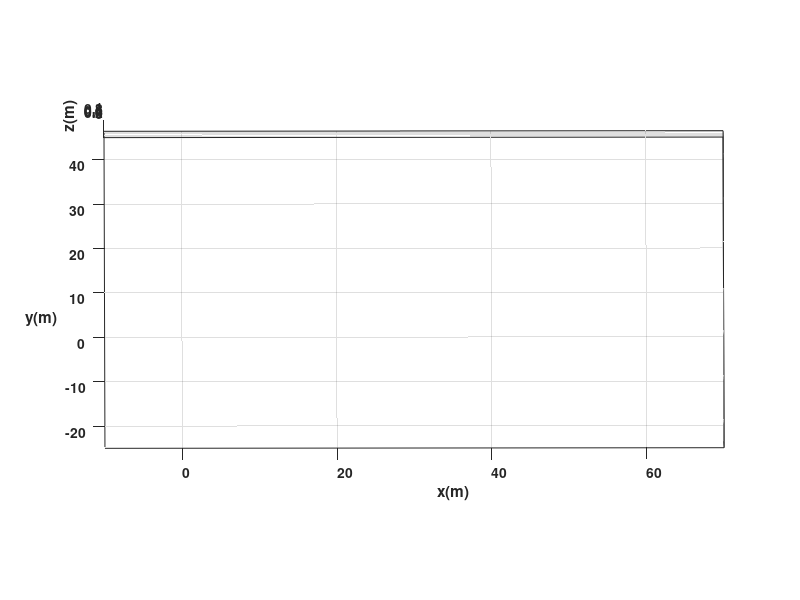

Write MATLAB code to recreate this figure. (Note: this script raises an error after producing the figure.)
 %Limpieza de pantalla
clear all
close all
clc

%%%%%%%%%%%%%%%%%%%%%%%%% TIEMPO %%%%%%%%%%%%%%%%%%%%%%%%%%%%%%%%%%%%%%
tf=320;             % Tiempo de simulación en segundos (s)
ts=0.1;            % Tiempo de muestreo en segundos (s)
t=0:ts:tf;         % Vector de tiempo
N= length(t);      % Muestras


%%%%%%%%%%%%%%%%%%% CONDICIONES INICIALES %%%%%%%%%%%%%%%%%%%%%%%%%%%%%%%
%Inicializamos las variables que se van a emplear
x1= zeros (1, N+1);       % Posición (X) en el centro del eje que une las ruedas en metros (m)
y1= zeros (1, N+1);       % Posición (Y) en el centro del eje que une las ruedas en metros (m)
phi= zeros (1, N+1);      % Orientación del robot en radiaanes (rad)

%Damos valores a nuestro punto inicial de posición y orientación
x1(1)=0;  %Posición inicial eje x
y1(1)=0;  %Posición inicial eje y
phi(1)=0; %Orientación inicial del robot 

%%%%%%%%%%%%%%%%%%%%% PUNTO DE CONTROL %%%%%%%%%%%%%%%%%%%%%%%%%%%%%%%%%%%
%Inicializamos el punto de control 
hx= zeros (1, N+1);       % Posición en el eje (X) del punto de control en metros (m)
hy= zeros (1, N+1);       % Posición en el eje (Y) del punto de control en metros (m)

%Igualamos el punto de control con las proyecciones X1 y Y1 por su
%coincidencia
hx(1)= x1(1);       % Posición del punto de control en el eje (X) metros (m)
hy(1)= y1(1);       % Posición del punto de control en el eje (Y) metros (m)

%%%%%%%%%%%%%%%%%%%%%% VELOCIDADES DE REFERENCIA %%%%%%%%%%%%%%%%%%%%%%%%%%
%Tramo 1 (v=0 m/s, w=pi/6 rad/s)
%Tramo 2 (v=1 m/s, w=0 rad/s)
%Tramo 3 (v=0 m/s, w=2/3pi rad/s)
%Tramo 4 (v=1 m/s, w=0 rad/s)
%Tramo 5 (v=0 m/s, w=-2/3pi rad/s)
%Tramo 6 (v=1 m/s, w=0 rad/s)
%Tramo 7 (v=1 m/s, w=0 rad/s)
%Tramo 8 (v=0 m/s, w=pi/2 rad/s)

v = [0*ones(1,10)    1*ones(1,30) 0*ones(1,10)     1*ones(1,60)  1*ones(1,60)     0*ones(1,10)  1*ones(1,70)          0*ones(1,10)  1*ones(1,50)      0*ones(1,10)  1*ones(1,40)      0*ones(1,10)   1*ones(1,30)  1*ones(1,40)      0*ones(1,20)  1*ones(1,30)    1*ones(1,30)    0*ones(1,10)  1*ones(1,70)      0*ones(1,10)   1*ones(1,70)          0*ones(1,10)  1*ones(1,40)         0*ones(1,10)   1*ones(1,20)      0*ones(1,10)   1*ones(1,15)     0*ones(1,10)  1*ones(1,20)     0*ones(1,10)   1*ones(1,40)           0*ones(1,10)   1*ones(1,95)      0*ones(1,10)  1*ones(1,30)       0*ones(1,10)  1*ones(1,40)     0*ones(1,10)  1*ones(1,90)      0*ones(1,10)  1*ones(1,90)       0*ones(1,10)  1*ones(1,60)        0*ones(1,10)  1*ones(1,30)      0*ones(1,10)   1*ones(1,45)  1*ones(1,45)     0*ones(1,10)   1*ones(1,30)          0*ones(1,10)  1*ones(1,60)   1*ones(1,70)      0*ones(1,10)  1*ones(1,50)      1*ones(1,10)  1*ones(1,20)      1*ones(1,10)  1*ones(1,20)    0*ones(1,10)  1*ones(1,60)      0*ones(1,10)  1*ones(1,80)      0*ones(1,10)  1*ones(1,70)       0*ones(1,10)  1*ones(1,60)       0*ones(1,10)  1*ones(1,50)         0*ones(1,10)  1*ones(1,40)       0*ones(1,10)  1*ones(1,120)          0*ones(1,10)  1*ones(1,60)       1 0*ones(1,10)  1*ones(1,40)     0*ones(1,10)  1*ones(1,20)     0*ones(1,10)   1*ones(1,40)        0*ones(1,10)  1*ones(1,15)       0*ones(1,10)  1*ones(1,100)        0*ones(1,10)  1*ones(1,30)     0*ones(1,10)  1*ones(1,15)      0*ones(1,10)    1*ones(1,15)      0*ones(1,10)  1*ones(1,15)        0*ones(1,10)  1*ones(1,150)       0*ones(1,10)  1*ones(1,10)       0*ones(1,10)  1*ones(1,40)       0*ones(1,10)  1*ones(1,3)   0*ones(1,10)  0*ones(1,1300)]; % Velocidad lineal de referencia (m/s)
w = [pi/4*ones(1,10) 0*ones(1,30) pi/10*ones(1,10) 0*ones(1,60)  0*ones(1,60) pi/15*ones(1,10)  0*ones(1,70)  (-2*pi)/3*ones(1,10) 0*ones(1,50)  -pi/20*ones(1,10)  0*ones(1,40)  pi/10*ones(1,10)   0*ones(1,30)  0*ones(1,40)  pi/10*ones(1,20)  0*ones(1,30)    0*ones(1,30) pi/2*ones(1,10)  0*ones(1,70)  pi/25*ones(1,10)   0*ones(1,70)  (-7*pi)/8*ones(1,10)  0*ones(1,40)    2*pi/3*ones(1,10)   0*ones(1,20)  -pi/3*ones(1,10)   0*ones(1,15)  pi/3*ones(1,10)  0*ones(1,20)  pi/6*ones(1,10)   0*ones(1,40)   -11*pi/12*ones(1,10)   0*ones(1,95)  pi/8*ones(1,10)  0*ones(1,30)  pi/1.7*ones(1,10)  0*ones(1,40)  pi/18*ones(1,10)  0*ones(1,90)  pi/18*ones(1,10)  0*ones(1,90)   pi/12*ones(1,10)  0*ones(1,60)  -3*pi/4*ones(1,10)  0*ones(1,30)    pi/4*ones(1,10)  0*ones(1,45)  0*ones(1,45)  pi/4*ones(1,10)   0*ones(1,30)  -15*pi/18*ones(1,10)  0*ones(1,60)   0*ones(1,70)  pi/18*ones(1,10)  0*ones(1,50)  -pi/3*ones(1,10)  0*ones(1,20)   pi/9*ones(1,10)  0*ones(1,20) pi/9*ones(1,10)  0*ones(1,60)   pi/9*ones(1,10)  0*ones(1,80)  pi/20*ones(1,10)  0*ones(1,70)   -pi/3*ones(1,10)  0*ones(1,60)    pi/8*ones(1,10)  0*ones(1,50)     pi/10*ones(1,10)  0*ones(1,40)   pi/16*ones(1,10)  0*ones(1,120)    -4*pi/5*ones(1,10)  0*ones(1,60)    pi/15*ones(1,10)  0*ones(1,40)  pi/4*ones(1,10)  0*ones(1,20)   pi/5*ones(1,10)   0*ones(1,40)     pi/8*ones(1,10)  0*ones(1,15)   -4*pi/6*ones(1,10)  0*ones(1,100)   pi/3*ones(1,10)  0*ones(1,30)  pi/3*ones(1,10)  0*ones(1,15) -pi/20*ones(1,10)   0*ones(1,15)   -pi/4*ones(1,10)  0*ones(1,15)  -2*pi/6*ones(1,10)  0*ones(1,150)  2*pi/6*ones(1,10)  0*ones(1,10)   pi/14*ones(1,10)  0*ones(1,40)    pi/2*ones(1,10)  0*ones(1,3)  pi*ones(1,10)  0*ones(1,1300)]; % Velocidad angular de referencia (rad/s)




%%%%%%%%%%%%%%%%%%%%%%%%% BUCLE DE SIMULACION %%%%%%%%%%%%%%%%%%%%%%%%%%%%%%%%

for k=1:N 
    
    %Aplico la integral a la velocidad angular para obtener el angulo "phi" de la orientación
    phi(k+1)=phi(k)+w(k)*ts; % Integral numérica (método de Euler)
           
   %%%%%%%%%%%%%%%%%%%%% MODELO CINEMATICO %%%%%%%%%%%%%%%%%%%%%%%%%
    
    xp1=v(k)*cos(phi(k)); 
    yp1=v(k)*sin(phi(k));
 
    %Aplico la integral a la velocidad lineal para obtener las cordenadas
    %"x1" y "y1" de la posición
    x1(k+1)=x1(k)+ ts*xp1; % Integral numérica (método de Euler)
    y1(k+1)=y1(k)+ ts*yp1; % Integral numérica (método de Euler)

    % Posicion del robot con respecto al punto de control
    hx(k+1)=x1(k+1); 
    hy(k+1)=y1(k+1);

end



%%%%%%%%%%%%%%%%%%%%%%%%%%%%% SIMULACION VIRTUAL 3D %%%%%%%%%%%%%%%%%%%%%%%%%%%%

% a) Configuracion de escena

scene=figure;  % Crear figura (Escena)
set(scene,'Color','white'); % Color del fondo de la escena
set(gca,'FontWeight','bold') ;% Negrilla en los ejes y etiquetas
sizeScreen=get(0,'ScreenSize'); % Retorna el tamaño de la pantalla del computador
set(scene,'position',sizeScreen); % Configurar tamaño de la figura
camlight('headlight'); % Luz para la escena
axis equal; % Establece la relación de aspecto para que las unidades de datos sean las mismas en todas las direcciones.
grid on; % Mostrar líneas de cuadrícula en los ejes
box on; % Mostrar contorno de ejes
xlabel('x(m)'); ylabel('y(m)'); zlabel('z(m)'); % Etiqueta de los eje

view([-0.1 35]); % Orientacion de la figura
axis([-10 70 -25 45 0 1]); % Ingresar limites minimos y maximos en los ejes x y z [minX maxX minY maxY minZ maxZ]

% b) Graficar robots en la posicion inicial
scale = 4;
MobileRobot;
H1=MobilePlot(x1(1),y1(1),phi(1),scale);hold on;

% c) Graficar Trayectorias
H2=plot3(hx(1),hy(1),0,'r','lineWidth',2);

% d) Bucle de simulacion de movimiento del robot

step=80; % pasos para simulacion

for k=1:step:N

    delete(H1);    
    delete(H2);
    
    H1=MobilePlot(x1(k),y1(k),phi(k),scale);
    H2=plot3(hx(1:k),hy(1:k),zeros(1,k),'r','lineWidth',2);
    
    pause(ts);

end

